Frame 1 (no input): blank canvas, image omitted
Frame 60 (the mouse pressed at the canvas centre just before this capture): blank canvas, image omitted
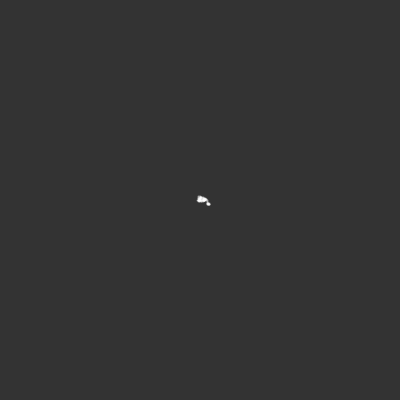
Frame 120 (the mouse held since frame 60 and released just before this capture)

The Processing sketch whose frames 1 and 60 were blank and that drew this single picture after the mouse press (run headless with seeded random() and noise(); from frame 60 on, the mouse is pressed at the canvas centre):

// Processing sketch: CC_052_random_walk
// ── CC_052_random_walk.pde
// Daniel Shiffman
// http://codingtra.in
// http://patreon.com/codingtrain
// Video: https://youtu.be/l__fEY1xanY
// Processing transcription: Chuck England

int x;
int y;

void setup() {
  size(400, 400);
  x = 200;
  y = 200;
  background(51);
}

void draw() {
  stroke(255, 100);
  strokeWeight(2);
  point(x, y);

  int r = floor(random(4));

  switch (r) {
    case 0:
      x = x + 1;
      break;
    case 1:
      x = x - 1;
      break;
    case 2:
      y = y + 1;
      break;
    case 3:
      y = y - 1;
      break;
  }
}
